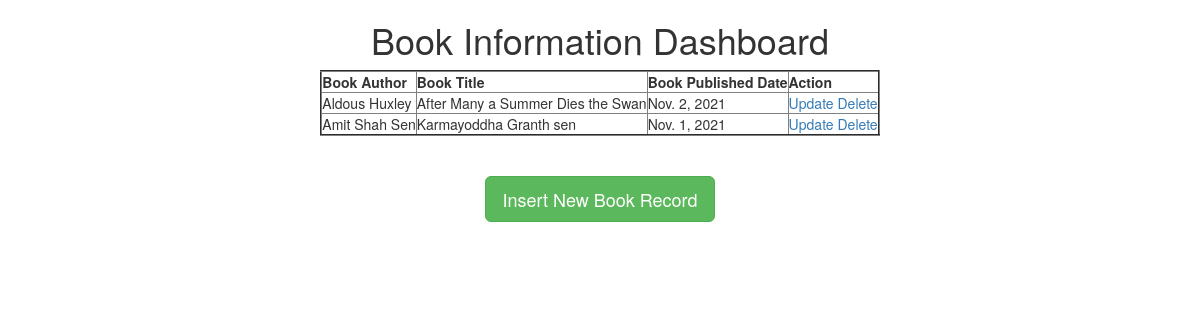
Before: / with the older database file.
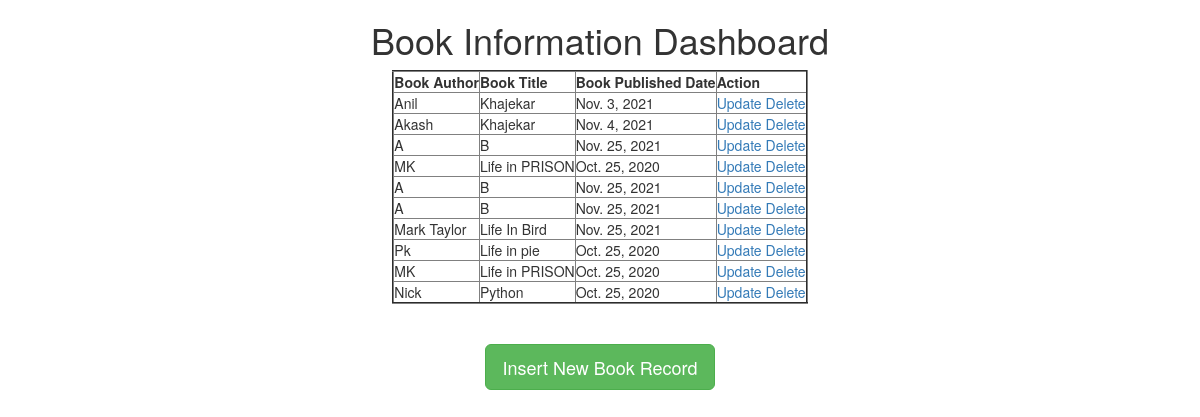
After: the same page with the newer database file.
### book_application/models.py (models this page shows)
class Book(models.Model):
    author = models.CharField(max_length=100)
    title = models.CharField(max_length=100)
    published_date = models.DateField()

### book_application/views.py (the view)
# urls.py: re_path(r'^$',retrieve_books_view),
def retrieve_books_view(request):
    books = Book.objects.all()
    return render(request,'book_application/index.html',{"books":books})

### templates/book_application/index.html
<!DOCTYPE html>
{%extends 'book_application/base.html'%}
{%block body_block%}
<h1>Book Information Dashboard</h1>
{%if books%}
<table border='2'>
<thead>
<th>Book Author</th>
<th>Book Title</th>
<th>Book Published Date</th>
<th>Action</th>
</thead>
    {%for book in books%}
    <tr>
        <td>{{book.author}}</td>
        <td>{{book.title}}</td>
        <td>{{book.published_date}}</td>
        <td><a href="/update/{{book.id}}">Update</a>  <a href="/delete/{{book.id}}">Delete</a></td>
    </tr>
    {%endfor%}
</table>
{%else%}
<p> Book information not available</p>
{%endif%}
<br><br>
<a href="/create" class="btn btn-success btn-lg">Insert New Book Record</a>
{%endblock%}

### templates/book_application/base.html (shortened to what this page needs)
<!DOCTYPE html>
<html lang="en">
<head>
    <link rel="stylesheet" href="https://maxcdn.bootstrapcdn.com/bootstrap/3.3.7/css/bootstrap.min.css">
</head>
<body>
<div class="container" align="center">
{%block body_block%}
    {%endblock%}
</div>
</body>
</html>

Changed rows visible on the page:
removed Book: author "Aldous Huxley", title "After Many a Summer Dies the Swan", published_date "Nov. 2, 2021"
removed Book: author "Amit Shah Sen", title "Karmayoddha Granth sen", published_date "Nov. 1, 2021"
added Book: author "Anil", title "Khajekar", published_date "Nov. 3, 2021"
added Book: author "Akash", title "Khajekar", published_date "Nov. 4, 2021"
added Book: author "A", title "B", published_date "Nov. 25, 2021"
added Book: author "MK", title "Life in PRISON", published_date "Oct. 25, 2020"
added Book: author "A", title "B", published_date "Nov. 25, 2021"
added Book: author "A", title "B", published_date "Nov. 25, 2021"
added Book: author "Mark Taylor", title "Life In Bird", published_date "Nov. 25, 2021"
added Book: author "Pk", title "Life in pie", published_date "Oct. 25, 2020"
added Book: author "MK", title "Life in PRISON", published_date "Oct. 25, 2020"
added Book: author "Nick", title "Python", published_date "Oct. 25, 2020"
